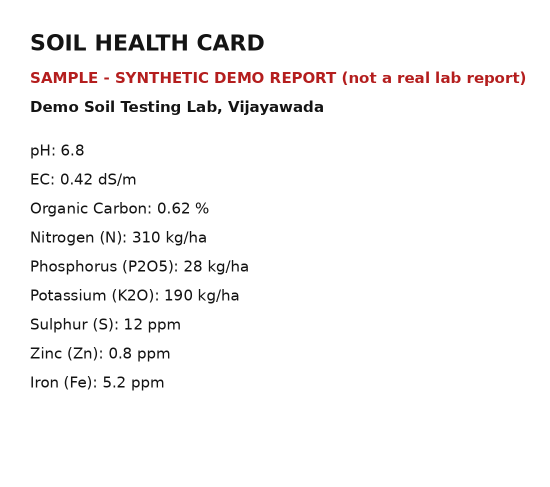
#> input picture backend/data/synthetic_sample_report.png, 1100 x 974 px (shown at 1/2 size)
$ python -i ocr_service.py   (imports and definitions only)
#> lines starting #> are read from the running program, lines starting #| are printed output that depends on the picture
#> further down, picture is the input picture: PIL image 1100x974 RGB; mean R, G, B 248, 246.7, 246.7
"""OCR service: images -> text via Tesseract, PDFs via embedded text + OCR.

Honesty rules:
- If the Tesseract binary is missing, every OCR attempt reports
  `ocr_available: false` with a setup hint. Nothing is faked.
- Confidence is returned only when Tesseract provides word-level data.
  Otherwise it is None — never invented.
- Raw text is preserved for debugging; the parser never fills missing
  values with zero.
"""
from __future__ import annotations

import logging
import shutil
from dataclasses import dataclass, field
from pathlib import Path
from typing import Optional

from PIL import Image, ImageOps

from app import config

log = logging.getLogger("soilsaathi.ocr_service")

IMAGE_EXTS = {".jpg", ".jpeg", ".png", ".tif", ".tiff", ".bmp", ".webp"}


# [10 lines left out: functions tesseract_available, _tesseract_cmd, not called in this run]


@dataclass
class OCRResult:
    ocr_available: bool
    text: str = ""
    words: list[dict] = field(default_factory=list)  # {text, conf, ...}
    engine: Optional[str] = None
    warnings: list[str] = field(default_factory=list)


def preprocess(image: Image.Image) -> Image.Image:
    """Light cleanup that helps Tesseract: grayscale, autocontrast, upscale tiny images."""
    img = ImageOps.exif_transpose(image).convert("L")
    img = ImageOps.autocontrast(img, cutoff=1)
    w, h = img.size
#> w = 1100; h = 974
    if max(w, h) < 1500:  # small phone photos of reports need upscaling
        img = img.resize((w * 2, h * 2), Image.LANCZOS)
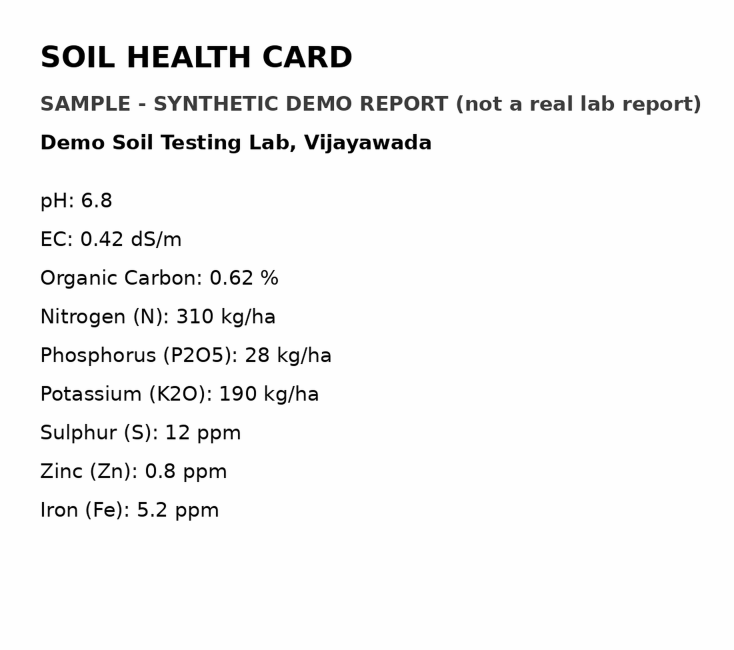
#> img: PIL image 2200x1948 L (shown at 1/3 size); min 0, max 255, mean 245.4
    return img


# [91 lines left out: functions ocr_image, ocr_file, ocr_pdf, not called in this run]

>>> from PIL import Image
>>> picture = Image.open('../../data/synthetic_sample_report.png')
>>> result = preprocess(picture)
